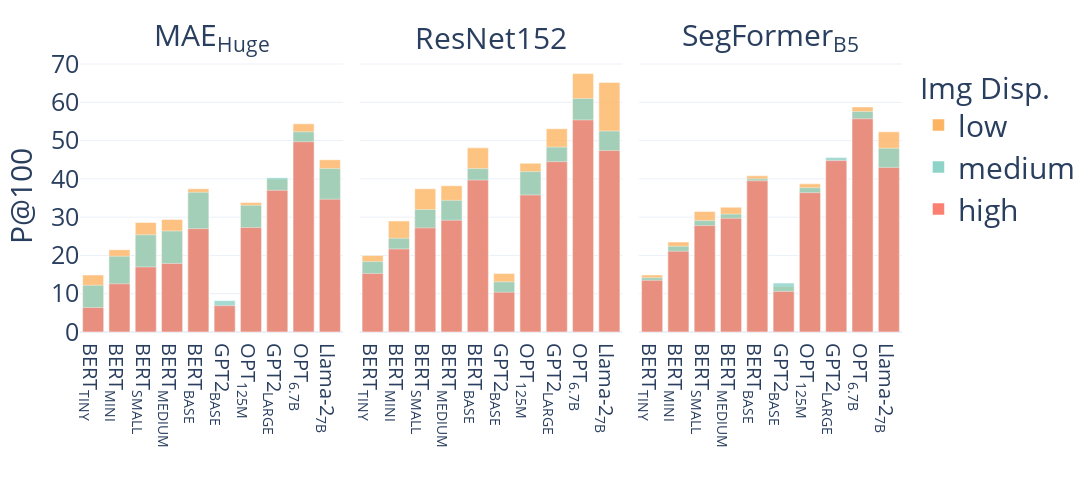

Notebook source saved alongside this figure:
### Code cell
import plotly.express as px
# import plotly.graph_objects as go

# fig = go.Figure()
traces = []
# df['VM_Bins'] = table2['VM'] + '_' + table2['Bins']
color_scale = px.colors.qualitative.Set3

# Create stacked and grouped bar chart
fig = px.bar(table2, x='LM', y='P@100-CSLS', color='Bins', facet_col="VM",
             labels={'P@100-CSLS': 'P@100'},
            #  facet_col_wrap=3,
            #  category_orders={'VM': ['MAE-Huge', 'ResNet152', 'SegFormer-B5']},
             color_discrete_map={'low': color_scale[5],"medium":color_scale[0],"high":color_scale[3]},
             height=500, width=1500,
             
            #  facet_col_titles='none'
            #  barmode="group"
             )


for i, trace in enumerate(fig.data):
    # trace.marker.color = color_scale[i%3]  # Set color
    trace.marker.opacity = 0.8  # Set opacity


# Update layout for better appearance
fig.update_layout(barmode='overlay', showlegend=True,
                  font=dict(size=30),
                  yaxis=dict(title=dict(text='P@100', font=dict(size=30)), tickfont=dict(size=25)),  # Change y-axis font size
                  legend=dict(title=dict(text='Img Disp.', font=dict(size=30))),
                  xaxis=dict(title=dict(text=''),tickfont=dict(size=20)),
                  xaxis2=dict(title=dict(text=''),tickfont=dict(size=20)),
                  xaxis3=dict(title=dict(text=''),tickfont=dict(size=20)),
                  template="plotly_white"
                  ) 

fig.for_each_annotation(lambda a: a.update(text=a.text.split("=")[-1]))

# fig.update_xaxes(title_text='', showgrid=False)

# fig.update_xaxes(title_font=dict(size=20), tickfont=dict(size=20))

# Show the plot
fig.show()
# fig.write_image(f"img_disp_remain_{set_name}.pdf")

### Figure 1 — Plotly figure (JSON) as saved in the notebook; plotly's stock layout.template omitted (floating-point values rounded to 4 significant figures)
{"data": [{"alignmentgroup": "True", "hovertemplate": "Bins=low<br>VM=MAE<sub>Huge</sub><br>LM=%{x}<br>P@100=%{y}<extra></extra>", "legendgroup": "low", "marker": {"color": "rgb(253,180,98)", "opacity": 0.8, "pattern": {"shape": ""}}, "name": "low", "offsetgroup": "low", "orientation": "v", "showlegend": true, "textposition": "auto", "type": "bar", "x": ["BERT<sub>TINY</sub>", "BERT<sub>MINI</sub>", "BERT<sub>SMALL</sub>", "BERT<sub>MEDIUM</sub>", "BERT<sub>BASE</sub>", "GPT2<sub>BASE</sub>", "OPT<sub>125M</sub>", "GPT2<sub>LARGE</sub>", "OPT<sub>6.7B</sub>", "Llama-2<sub>7B</sub>"], "xaxis": "x", "y": [14.9, 21.5, 28.6, 29.4, 37.4, 6.2, 33.8, 39.9, 54.4, 45], "yaxis": "y"}, {"alignmentgroup": "True", "hovertemplate": "Bins=low<br>VM=ResNet152<br>LM=%{x}<br>P@100=%{y}<extra></extra>", "legendgroup": "low", "marker": {"color": "rgb(253,180,98)", "opacity": 0.8, "pattern": {"shape": ""}}, "name": "low", "offsetgroup": "low", "orientation": "v", "showlegend": false, "textposition": "auto", "type": "bar", "x": ["BERT<sub>TINY</sub>", "BERT<sub>MINI</sub>", "BERT<sub>SMALL</sub>", "BERT<sub>MEDIUM</sub>", "BERT<sub>BASE</sub>", "GPT2<sub>BASE</sub>", "OPT<sub>125M</sub>", "GPT2<sub>LARGE</sub>", "OPT<sub>6.7B</sub>", "Llama-2<sub>7B</sub>"], "xaxis": "x2", "y": [20, 29, 37.4, 38.2, 48.1, 15.3, 44.1, 53.1, 67.5, 65.2], "yaxis": "y2"}, {"alignmentgroup": "True", "hovertemplate": "Bins=low<br>VM=SegFormer<sub>B5</sub><br>LM=%{x}<br>P@100=%{y}<extra></extra>", "legendgroup": "low", "marker": {"color": "rgb(253,180,98)", "opacity": 0.8, "pattern": {"shape": ""}}, "name": "low", "offsetgroup": "low", "orientation": "v", "showlegend": false, "textposition": "auto", "type": "bar", "x": ["BERT<sub>TINY</sub>", "BERT<sub>MINI</sub>", "BERT<sub>SMALL</sub>", "BERT<sub>MEDIUM</sub>", "BERT<sub>BASE</sub>", "GPT2<sub>BASE</sub>", "OPT<sub>125M</sub>", "GPT2<sub>LARGE</sub>", "OPT<sub>6.7B</sub>", "Llama-2<sub>7B</sub>"], "xaxis": "x3", "y": [14.9, 23.5, 31.5, 32.6, 40.8, 11.9, 38.7, 44.2, 58.8, 52.3], "yaxis": "y3"}, {"alignmentgroup": "True", "hovertemplate": "Bins=medium<br>VM=MAE<sub>Huge</sub><br>LM=%{x}<br>P@100=%{y}<extra></extra>", "legendgroup": "medium", "marker": {"color": "rgb(141,211,199)", "opacity": 0.8, "pattern": {"shape": ""}}, "name": "medium", "offsetgroup": "medium", "orientation": "v", "showlegend": true, "textposition": "auto", "type": "bar", "x": ["BERT<sub>TINY</sub>", "BERT<sub>MINI</sub>", "BERT<sub>SMALL</sub>", "BERT<sub>MEDIUM</sub>", "BERT<sub>BASE</sub>", "GPT2<sub>BASE</sub>", "OPT<sub>125M</sub>", "GPT2<sub>LARGE</sub>", "OPT<sub>6.7B</sub>", "Llama-2<sub>7B</sub>"], "xaxis": "x", "y": [12.2, 19.8, 25.4, 26.4, 36.5, 8.2, 33.1, 40.3, 52.3, 42.7], "yaxis": "y"}, {"alignmentgroup": "True", "hovertemplate": "Bins=medium<br>VM=ResNet152<br>LM=%{x}<br>P@100=%{y}<extra></extra>", "legendgroup": "medium", "marker": {"color": "rgb(141,211,199)", "opacity": 0.8, "pattern": {"shape": ""}}, "name": "medium", "offsetgroup": "medium", "orientation": "v", "showlegend": false, "textposition": "auto", "type": "bar", "x": ["BERT<sub>TINY</sub>", "BERT<sub>MINI</sub>", "BERT<sub>SMALL</sub>", "BERT<sub>MEDIUM</sub>", "BERT<sub>BASE</sub>", "GPT2<sub>BASE</sub>", "OPT<sub>125M</sub>", "GPT2<sub>LARGE</sub>", "OPT<sub>6.7B</sub>", "Llama-2<sub>7B</sub>"], "xaxis": "x2", "y": [18.4, 24.5, 32, 34.4, 42.7, 13.1, 41.9, 48.3, 61, 52.5], "yaxis": "y2"}, {"alignmentgroup": "True", "hovertemplate": "Bins=medium<br>VM=SegFormer<sub>B5</sub><br>LM=%{x}<br>P@100=%{y}<extra></extra>", "legendgroup": "medium", "marker": {"color": "rgb(141,211,199)", "opacity": 0.8, "pattern": {"shape": ""}}, "name": "medium", "offsetgroup": "medium", "orientation": "v", "showlegend": false, "textposition": "auto", "type": "bar", "x": ["BERT<sub>TINY</sub>", "BERT<sub>MINI</sub>", "BERT<sub>SMALL</sub>", "BERT<sub>MEDIUM</sub>", "BERT<sub>BASE</sub>", "GPT2<sub>BASE</sub>", "OPT<sub>125M</sub>", "GPT2<sub>LARGE</sub>", "OPT<sub>6.7B</sub>", "Llama-2<sub>7B</sub>"], "xaxis": "x3", "y": [14.2, 22.4, 29.1, 30.8, 40, 12.8, 37.7, 45.6, 57.6, 48], "yaxis": "y3"}, {"alignmentgroup": "True", "hovertemplate": "Bins=high<br>VM=MAE<sub>Huge</sub><br>LM=%{x}<br>P@100=%{y}<extra></extra>", "legendgroup": "high", "marker": {"color": "rgb(251,128,114)", "opacity": 0.8, "pattern": {"shape": ""}}, "name": "high", "offsetgroup": "high", "orientation": "v", "showlegend": true, "textposition": "auto", "type": "bar", "x": ["BERT<sub>TINY</sub>", "BERT<sub>MINI</sub>", "BERT<sub>SMALL</sub>", "BERT<sub>MEDIUM</sub>", "BERT<sub>BASE</sub>", "GPT2<sub>BASE</sub>", "OPT<sub>125M</sub>", "GPT2<sub>LARGE</sub>", "OPT<sub>6.7B</sub>", "Llama-2<sub>7B</sub>"], "xaxis": "x", "y": [6.4, 12.6, 17, 17.9, 27, 6.9, 27.3, 37, 49.7, 34.7], "yaxis": "y"}, {"alignmentgroup": "True", "hovertemplate": "Bins=high<br>VM=ResNet152<br>LM=%{x}<br>P@100=%{y}<extra></extra>", "legendgroup": "high", "marker": {"color": "rgb(251,128,114)", "opacity": 0.8, "pattern": {"shape": ""}}, "name": "high", "offsetgroup": "high", "orientation": "v", "showlegend": false, "textposition": "auto", "type": "bar", "x": ["BERT<sub>TINY</sub>", "BERT<sub>MINI</sub>", "BERT<sub>SMALL</sub>", "BERT<sub>MEDIUM</sub>", "BERT<sub>BASE</sub>", "GPT2<sub>BASE</sub>", "OPT<sub>125M</sub>", "GPT2<sub>LARGE</sub>", "OPT<sub>6.7B</sub>", "Llama-2<sub>7B</sub>"], "xaxis": "x2", "y": [15.3, 21.7, 27.2, 29.2, 39.7, 10.4, 35.8, 44.5, 55.4, 47.4], "yaxis": "y2"}, {"alignmentgroup": "True", "hovertemplate": "Bins=high<br>VM=SegFormer<sub>B5</sub><br>LM=%{x}<br>P@100=%{y}<extra></extra>", "legendgroup": "high", "marker": {"color": "rgb(251,128,114)", "opacity": 0.8, "pattern": {"shape": ""}}, "name": "high", "offsetgroup": "high", "orientation": "v", "showlegend": false, "textposition": "auto", "type": "bar", "x": ["BERT<sub>TINY</sub>", "BERT<sub>MINI</sub>", "BERT<sub>SMALL</sub>", "BERT<sub>MEDIUM</sub>", "BERT<sub>BASE</sub>", "GPT2<sub>BASE</sub>", "OPT<sub>125M</sub>", "GPT2<sub>LARGE</sub>", "OPT<sub>6.7B</sub>", "Llama-2<sub>7B</sub>"], "xaxis": "x3", "y": [13.5, 21.1, 27.8, 29.7, 39.5, 10.6, 36.4, 44.8, 55.7, 43], "yaxis": "y3"}], "layout": {"annotations": [{"font": {}, "showarrow": false, "text": "MAE<sub>Huge</sub>", "x": 0.16, "xanchor": "center", "xref": "paper", "y": 1, "yanchor": "bottom", "yref": "paper"}, {"font": {}, "showarrow": false, "text": "ResNet152", "x": 0.5, "xanchor": "center", "xref": "paper", "y": 1, "yanchor": "bottom", "yref": "paper"}, {"font": {}, "showarrow": false, "text": "SegFormer<sub>B5</sub>", "x": 0.84, "xanchor": "center", "xref": "paper", "y": 1, "yanchor": "bottom", "yref": "paper"}], "barmode": "overlay", "font": {"size": 30}, "height": 500, "legend": {"title": {"font": {"size": 30}, "text": "Img Disp."}, "tracegroupgap": 0}, "margin": {"t": 60}, "showlegend": true, "width": 1500, "xaxis": {"anchor": "y", "domain": [0, 0.32], "tickfont": {"size": 20}, "title": {"text": ""}}, "xaxis2": {"anchor": "y2", "domain": [0.34, 0.66], "matches": "x", "tickfont": {"size": 20}, "title": {"text": ""}}, "xaxis3": {"anchor": "y3", "domain": [0.68, 1.0], "matches": "x", "tickfont": {"size": 20}, "title": {"text": ""}}, "yaxis": {"anchor": "x", "domain": [0, 1], "tickfont": {"size": 25}, "title": {"font": {"size": 30}, "text": "P@100"}}, "yaxis2": {"anchor": "x2", "domain": [0, 1], "matches": "y", "showticklabels": false}, "yaxis3": {"anchor": "x3", "domain": [0, 1], "matches": "y", "showticklabels": false}}}
